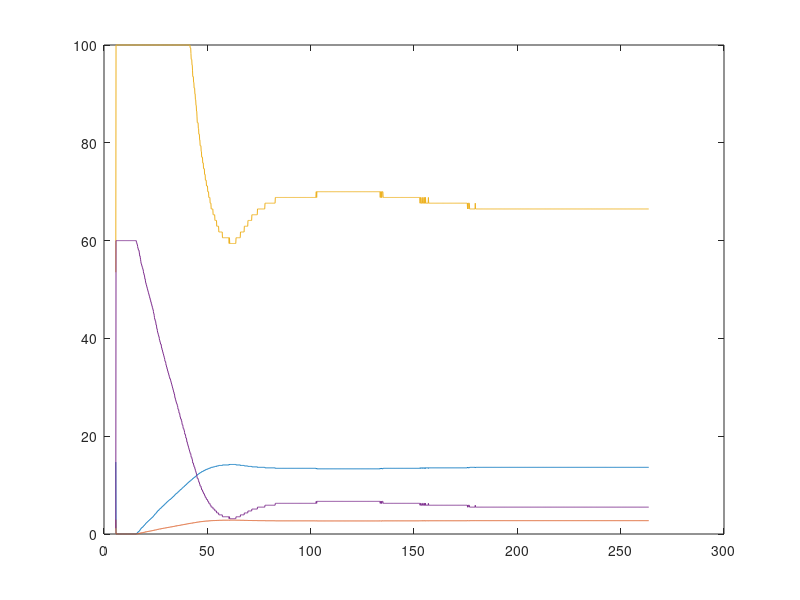

This figure's MATLAB source:
%remove all empty line in text file and format it like P.txt

fileID = fopen('P.txt','r');    %change the name of the file

fgetl(fileID);
formatSpec = '           %f           %f           %f           %f           %f';
sizeA = [5 Inf];
A = fscanf(fileID,formatSpec,sizeA);
plot(A(1,:),A(2:5,:))   % u can add legend and label axis
